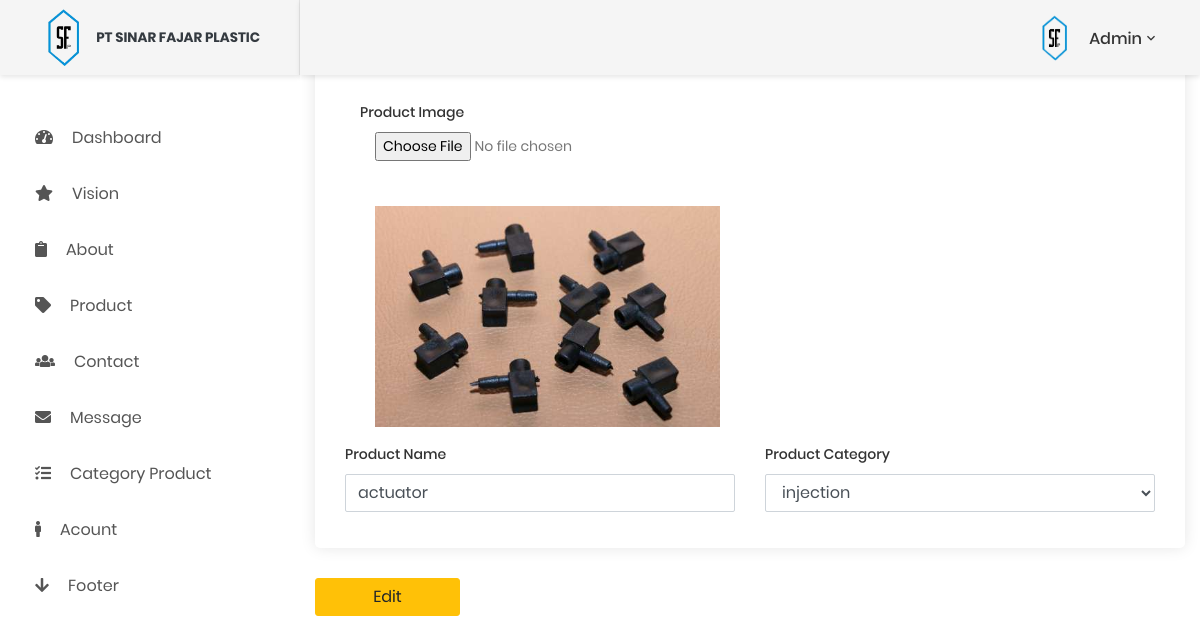
Screenshot of /private/company/admin/product_edit.php?id=1 (signed in) with the database file from the repository.
### tables this page shows
CREATE TABLE `product` (
  `id_product` int(11) NOT NULL,
  `name_product` varchar(50) NOT NULL,
  `image_product` text NOT NULL,
  `id_category` int(11) NOT NULL,
  `lang` varchar(5) NOT NULL
);

### private/company/admin/product_edit.php (the view, shortened to what this page needs)
<?php
  include 'connection.php';
  $id=$_GET['id'];
  $sql="SELECT * FROM product WHERE id_product=$id";
  $query=mysqli_query($connect,$sql);
  $data=mysqli_fetch_array($query);
  $sql_get2="SELECT * FROM category";
  $query_get2=mysqli_query($connect,$sql_get2);
?>
<html lang="en">
<head>
   <link href="vendor/bootstrap-4.1/bootstrap.min.css" rel="stylesheet" media="all">
  <link href="css/font-face.css" rel="stylesheet" media="all">
    <link href="vendor/font-awesome-5/css/fontawesome-all.min.css" rel="stylesheet" media="all">
    <link href="vendor/font-awesome-4.7/css/font-awesome.min.css" rel="stylesheet" media="all">
  <link href="css/admin.css" rel="stylesheet">
    <link href="vendor/animsition/animsition.min.css" rel="stylesheet" media="all">
    <link href="vendor/bootstrap-progressbar/bootstrap-progressbar-3.3.4.min.css" rel="stylesheet" media="all">
    <link href="vendor/wow/animate.css" rel="stylesheet" media="all">
    <link href="vendor/css-hamburgers/hamburgers.min.css" rel="stylesheet" media="all">
    <link href="vendor/slick/slick.css" rel="stylesheet" media="all">
    <link href="vendor/select2/select2.min.css" rel="stylesheet" media="all">
    <link href="vendor/perfect-scrollbar/perfect-scrollbar.css" rel="stylesheet" media="all">
</head>
<body class="fixed-nav sticky-footer">
    <?php require 'header.php'; ?>
    <?php require 'sidebar.php'; ?>
    <?php require 'header_desktop.php'; ?>
  <div class=" col-md-9" style="float: right;">
    <div >
      <form action="" method="post" enctype="multipart/form-data">
		<div class="box_general padding_bottom">
			<div class="row">
				<div class="col-md-12 add_top_30">
          <div class="col-md-6">
            <div class="form-group">
            <label>Product Image</label>
              <input type="file" name="filez" class="col-md-12" onchange="readURL(this);" />
              <br><br><br>
              <img class="col-md-12" id="blah" src="../../../images/<?php echo $data['image_product'] ?>" alt="your image" />
              </div>
          </div>
					<div class="row">
						<div class="col-md-6">
							<div class="form-group">
								<label>Product Name</label>
								<input type="text" class="form-control" required name="name_product" placeholder="Product Name" value="<?php echo $data['name_product'] ?>">
							</div>
						</div>
            <div class="col-md-6">
              <div class="form-group">
                <label>Product Category</label>
                <select class="form-control col-md-12" required="" name="category">
                    <?php while ($out=mysqli_fetch_assoc($query_get2)):?>
                      <option value="<?php echo $out['id_category']; ?>"><?php echo $out['category']; ?></option>
                    <?php endwhile; ?>
                  </select>
              </div>
            </div>
					</div>
				</div>
			</div>
		</div>
		<p><input type="submit" name="edit" class="btn btn-warning col-md-2" value="Edit"></p>
		</form>
	  </div>
   	</div>
</body>
</html>

### private/company/admin/css/admin.css (style rules this page uses)
html { position: relative; min-height: 100%; }
body { overflow-x: hidden; }
body.sticky-footer { margin-bottom: 62px; }
body.fixed-nav { padding-top: 56px; }
body { background: #f8f8f8; color: #777 !important; font-family: "Poppins", Helvetica, sans-serif; font-size: 14px; font-size: 0.875rem; }
p { margin-bottom: 30px; }
.form-group label { font-weight: 500; color: #333; }
.form-control { font-size: 14px; font-size: 0.875rem; padding: .65rem; }
select.form-control:not([size]):not([multiple]) { height: calc(2.68rem + 2px); }
.box_general { background-color: #fff; padding: 15px 30px 0 30px; -webkit-border-radius: 5px; -moz-border-radius: 5px; -ms-border-radius: 5px; border-radius: 5px; margin-bottom: 30px; color: #777; font-size: 14px; font-size: 0.875rem; -webkit-box-shadow: 0px 0px 15px 0px rgba(0, 0, 0, 0.1); -moz-box-shadow: 0px 0px 15px 0px rgba(0, 0, 0, 0.1); box-shadow: 0px 0px 15px 0px rgba(0, 0, 0, 0.1); }
.box_general.padding_bottom { padding-bottom: 20px; }
.add_top_30 { margin-top: 30px; }

### rows the page displays
product: image_product (picture), name_product "actuator"

### other values shown
$username "Admin"
form field category "injection"
